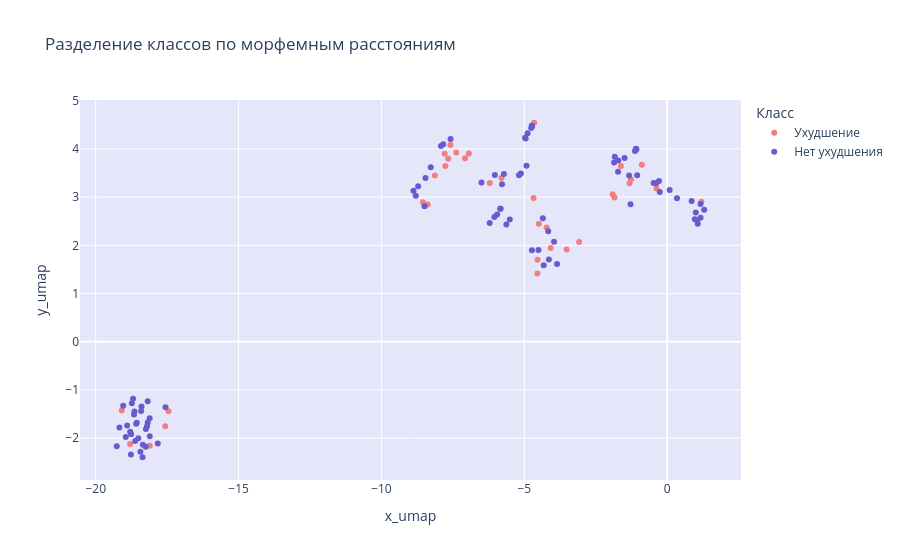

Write notebook code for a chart like this one.
### Code cell
import umap
import plotly.express as px

morpheme_cols = ['postfix_position', 'different_agreement', 'PREF1', 'PREF2', 'ROOT1', 'ROOT2', 'LINK', 
                 'SUFF1', 'SUFF2', 'SUFF3', 'END', 'POSTFIX']

df_concat = pd.concat([df, dff], ignore_index=True)
X = df_concat[morpheme_cols].copy()

# UMAP до 2D
reducer = umap.UMAP(random_state=42)
embedding = reducer.fit_transform(X)

# Добавляем координаты и класс
df_viz = df_concat.copy()
df_viz['x_umap'] = embedding[:, 0]
df_viz['y_umap'] = embedding[:, 1]
df_viz['Класс'] = (df_concat['explained_mistakes'] < 0).map({True: 'Ухудшение', False: 'Нет ухудшения'})

# Интерактивный график
fig = px.scatter(df_viz, 
                 x='x_umap',        
                 y='y_umap',        
                 color='Класс',
                 color_discrete_map={'Нет ухудшения': '#6A5ACD', 'Ухудшение': '#F08080'},
                 hover_data=['pair', 'PREF1', 'ROOT1', 'SUFF1'],
                 title='Разделение классов по морфемным расстояниям')

fig.update_layout(
    plot_bgcolor='lavender',
    paper_bgcolor='white'
)
fig.show()

### Figure 1 — Plotly figure (JSON) as saved in the notebook; plotly's stock layout.template omitted (floating-point values rounded to 4 significant figures; data arrays with more than 128 entries replaced by an {"elided": "..."} marker saying what was removed)
{"data": [{"customdata": {"elided": "34x4 mixed values"}, "hovertemplate": "Класс=Ухудшение<br>x_umap=%{x}<br>y_umap=%{y}<br>pair=%{customdata[0]}<br>PREF1=%{customdata[1]}<br>ROOT1=%{customdata[2]}<br>SUFF1=%{customdata[3]}<extra></extra>", "legendgroup": "Ухудшение", "marker": {"color": "#F08080", "symbol": "circle"}, "mode": "markers", "name": "Ухудшение", "orientation": "v", "showlegend": true, "type": "scatter", "x": [-4.543, -3.082, -7.076, -7.38, -7.586, -7.663, -4.493, -17.57, -1.318, -17.45, -8.382, -3.518, -4.219, -1.618, -7.764, -4.538, -4.677, -7.787, -5.799, -18.8, -8.548, -8.13, -19.09, -0.8861, -1.844, -4.655, -0.3726, -6.206, -4.078, -1.266, -1.91, -6.943, 1.195, -18.11], "xaxis": "x", "y": [1.414, 2.069, 3.806, 3.928, 4.083, 3.796, 2.449, -1.752, 3.289, -1.441, 2.85, 1.916, 2.372, 3.645, 3.649, 1.701, 2.982, 3.901, 3.395, -2.123, 2.893, 3.451, -1.426, 3.673, 2.994, 4.543, 3.181, 3.292, 1.947, 3.364, 3.059, 3.903, 2.906, -2.159], "yaxis": "y"}, {"customdata": {"elided": "92x4 mixed values"}, "hovertemplate": "Класс=Нет ухудшения<br>x_umap=%{x}<br>y_umap=%{y}<br>pair=%{customdata[0]}<br>PREF1=%{customdata[1]}<br>ROOT1=%{customdata[2]}<br>SUFF1=%{customdata[3]}<extra></extra>", "legendgroup": "Нет ухудшения", "marker": {"color": "#6A5ACD", "symbol": "circle"}, "mode": "markers", "name": "Нет ухудшения", "orientation": "v", "showlegend": true, "type": "scatter", "x": [-18.66, 1.001, -18.51, -18.24, -4.73, 0.9675, 0.8545, -18.62, -1.492, -18.44, -18.9, -18.56, -4.35, -4.759, -0.2856, -4.886, -6.499, -8.715, -8.798, -18.64, -8.458, -4.322, -18.25, -1.282, -5.827, -4.505, -18.58, -18.4, -18.11, -1.712, -18.11, -4.922, -18.73, -1.719, -17.83, -19.17, -5.713, 1.167, -18.76, -5.509, 0.3429, -1.077, -5.845, -7.581, -4.141, -1.835, -3.854, -18.77, -18.18, -18.2, -5.627, -18.41, 1.295, -18.95, -6.048, -1.05, -0.3852, -4.975, -1.858, -8.275, -6.029, -18.35, -5.78, -1.127, 1.168, -18.36, 0.08631, -4.163, -8.879, -18.69, -1.093, -4.735, -5.12, -8.491, -4.954, -6.213, -7.84, -18.79, -0.4753, 1.07, -17.56, -19.04, 1.049, -19.26, -3.959, -4.734, -5.187, -7.917, -1.331, -5.949, -0.2584, -18.18], "xaxis": "x", "y": [-1.51, 2.682, -2.003, -1.809, 4.465, 2.539, 2.92, -2.061, 3.813, -2.281, -1.736, -1.682, 2.56, 4.433, 3.336, 4.323, 3.302, 3.224, 3.027, -1.446, 3.396, 1.588, -2.18, 2.852, 2.758, 1.906, -1.703, -1.346, -1.588, 3.761, -1.959, 3.651, -1.278, 3.527, -2.112, -1.78, 3.483, 2.856, -1.918, 2.535, 2.978, 3.994, 2.76, 4.207, 1.705, 3.84, 1.614, -2.339, -1.678, -1.752, 2.43, -1.435, 2.739, -1.974, 2.586, 3.455, 3.288, 4.231, 3.716, 3.623, 3.461, -2.139, 3.269, 3.958, 2.571, -2.396, 3.147, 2.292, 3.131, -1.185, 4.003, 4.488, 3.489, 2.811, 4.216, 2.465, 4.096, -1.866, 3.295, 2.449, -1.357, -1.329, 2.521, -2.167, 2.074, 1.899, 3.452, 4.062, 3.45, 2.642, 3.109, -1.236], "yaxis": "y"}], "layout": {"legend": {"title": {"text": "Класс"}, "tracegroupgap": 0}, "paper_bgcolor": "white", "plot_bgcolor": "lavender", "title": {"text": "Разделение классов по морфемным расстояниям"}, "xaxis": {"anchor": "y", "domain": [0, 1], "title": {"text": "x_umap"}}, "yaxis": {"anchor": "x", "domain": [0, 1], "title": {"text": "y_umap"}}}}
